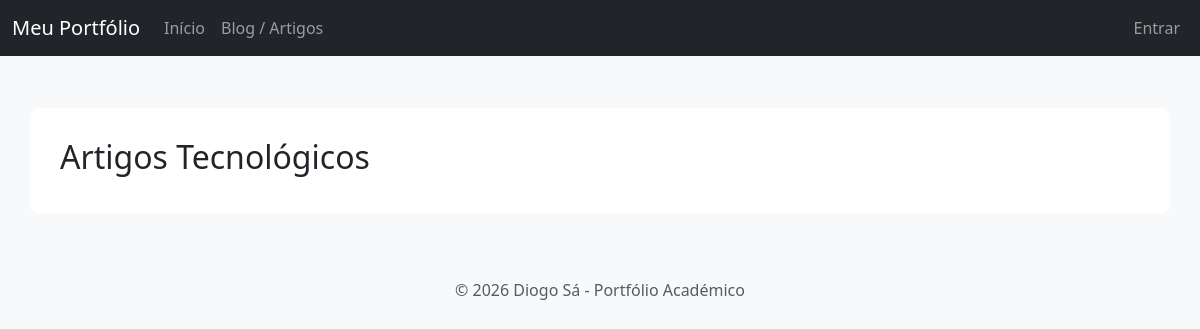
Page /artigos/ on the earlier database version.
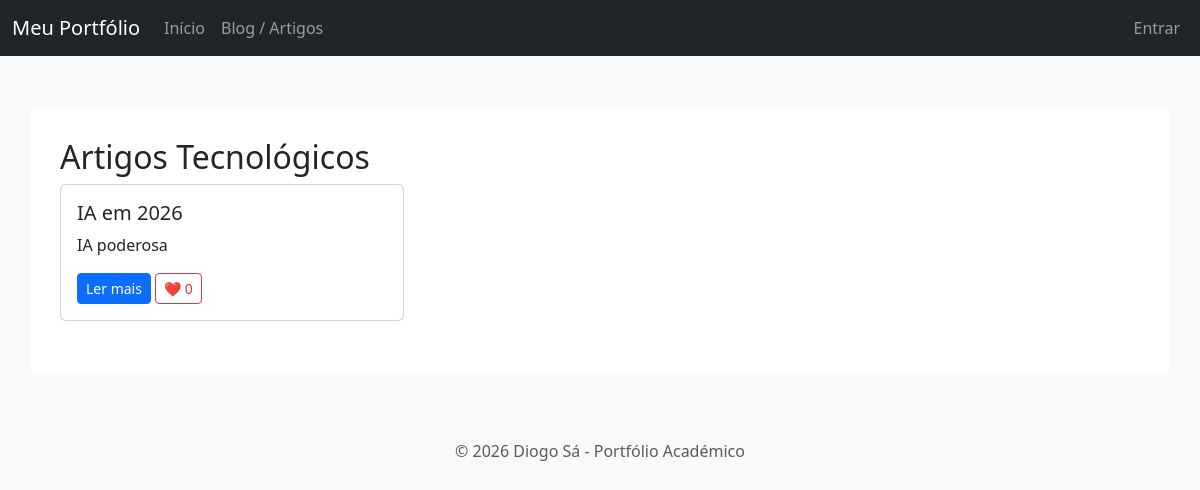
Same page on the later database version.
### artigos/models.py (models this page shows, shortened)
class Artigo(models.Model):
    titulo = models.CharField(max_length=200)
    conteudo = models.TextField()
    fotografia = models.ImageField(upload_to='artigos/', blank=True, null=True)
    link_externo = models.URLField(blank=True, null=True)
    data_criacao = models.DateTimeField(auto_now_add=True)
    autor = models.ForeignKey(User, on_delete=models.CASCADE, related_name='artigos')
    likes = models.ManyToManyField(User, related_name='artigos_curtidos', blank=True)
    def total_likes(self):
        return self.likes.count()

### artigos/views.py (the view)
# urls.py: path('', views.listagem_artigos, name='listagem'),
def listagem_artigos(request):
    artigos = Artigo.objects.all().order_by('-data_criacao')
    return render(request, 'artigos/listagem.html', {'artigos': artigos})

### artigos/templates/artigos/listagem.html (shortened to what this page needs)
{% extends 'portfolio/layout.html' %}
{% block content %}
<h2>Artigos Tecnológicos</h2>
<div class="row">
    {% for artigo in artigos %}
    <div class="col-md-4 mb-4">
        <div class="card">
            <div class="card-body">
                <h5>{{ artigo.titulo }}</h5>
                <p>{{ artigo.conteudo|truncatewords:20 }}</p>
                <a href="{% url 'artigos:detalhe' artigo.id %}" class="btn btn-primary btn-sm">Ler mais</a>
                <a href="{% url 'artigos:like' artigo.id %}" class="btn btn-outline-danger btn-sm">
                    ❤️ {{ artigo.total_likes }}
                </a>
            </div>
        </div>
    </div>
    {% endfor %}
</div>
{% endblock %}

Differences in the rows shown:
added Artigo: titulo "IA em 2026", conteudo "IA poderosa", total_likes "0"
